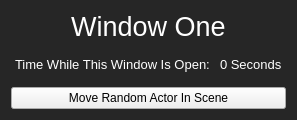
<?xml version="1.0" encoding="UTF-8"?>
<ui version="4.0">
 <class>Form</class>
 <widget class="QWidget" name="Form">
  <property name="geometry">
   <rect>
    <x>0</x>
    <y>0</y>
    <width>297</width>
    <height>120</height>
   </rect>
  </property>
  <property name="windowTitle">
   <string>Form</string>
  </property>
  <property name="styleSheet">
   <string notr="true">QWidget#Form {
	background-color:#262626;
	color:white;
}</string>
  </property>
  <layout class="QVBoxLayout" name="verticalLayout_2">
   <item>
    <widget class="QLabel" name="lbl_Title">
     <property name="font">
      <font>
       <pointsize>20</pointsize>
      </font>
     </property>
     <property name="styleSheet">
      <string notr="true">color:white;</string>
     </property>
     <property name="text">
      <string>Window One</string>
     </property>
     <property name="alignment">
      <set>Qt::AlignCenter</set>
     </property>
    </widget>
   </item>
   <item>
    <spacer name="vSpacer_Top">
     <property name="orientation">
      <enum>Qt::Vertical</enum>
     </property>
     <property name="sizeHint" stdset="0">
      <size>
       <width>20</width>
       <height>40</height>
      </size>
     </property>
    </spacer>
   </item>
   <item>
    <layout class="QHBoxLayout" name="horizontalLayout">
     <item>
      <spacer name="horizontalSpacer">
       <property name="orientation">
        <enum>Qt::Horizontal</enum>
       </property>
       <property name="sizeHint" stdset="0">
        <size>
         <width>40</width>
         <height>20</height>
        </size>
       </property>
      </spacer>
     </item>
     <item>
      <widget class="QLabel" name="label">
       <property name="font">
        <font>
         <pointsize>10</pointsize>
        </font>
       </property>
       <property name="styleSheet">
        <string notr="true">color: white;</string>
       </property>
       <property name="text">
        <string>Time While This Window Is Open: </string>
       </property>
      </widget>
     </item>
     <item>
      <widget class="QLabel" name="lbl_Seconds">
       <property name="font">
        <font>
         <pointsize>10</pointsize>
        </font>
       </property>
       <property name="styleSheet">
        <string notr="true">color: white;</string>
       </property>
       <property name="text">
        <string>0 Seconds</string>
       </property>
      </widget>
     </item>
     <item>
      <spacer name="horizontalSpacer_2">
       <property name="orientation">
        <enum>Qt::Horizontal</enum>
       </property>
       <property name="sizeHint" stdset="0">
        <size>
         <width>40</width>
         <height>20</height>
        </size>
       </property>
      </spacer>
     </item>
    </layout>
   </item>
   <item>
    <spacer name="verticalSpacer">
     <property name="orientation">
      <enum>Qt::Vertical</enum>
     </property>
     <property name="sizeHint" stdset="0">
      <size>
       <width>20</width>
       <height>40</height>
      </size>
     </property>
    </spacer>
   </item>
   <item>
    <widget class="QPushButton" name="button_MoveRandom">
     <property name="text">
      <string>Move Random Actor In Scene</string>
     </property>
    </widget>
   </item>
  </layout>
 </widget>
 <resources/>
 <connections/>
</ui>
